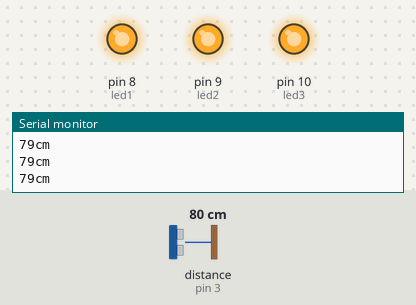
A sketch run on a simulated Arduino Uno, built with avr-gcc and run on an emulated ATmega328P. On the bench: output pins drawn as LEDs (lit = HIGH), the last lines printed to the serial monitor. Wiring (inferred from the names in the program): ultrasonic range finder: trigger pin 2; echo pin 3. The test bench sets the inputs (shaded band); at power-on: distance to the obstacle (sensor on pin 3) 80 cm. The echo pulse lasts 58.3 µs per cm; pins used as bus, display or sensor lines are not drawn.

Above: at 1.2 s.
1.3 s: distance to the obstacle (sensor on pin 3) set to 33 cm
2.8 s: distance to the obstacle (sensor on pin 3) set to 27 cm
At 4.0 s:
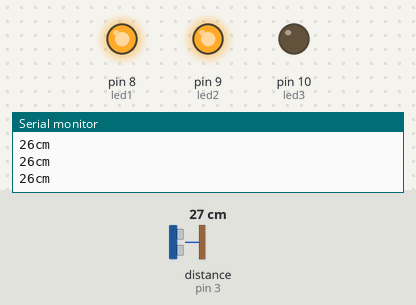
4.4 s: distance to the obstacle (sensor on pin 3) set to 23 cm
5.9 s: distance to the obstacle (sensor on pin 3) set to 18 cm
At 7.2 s:
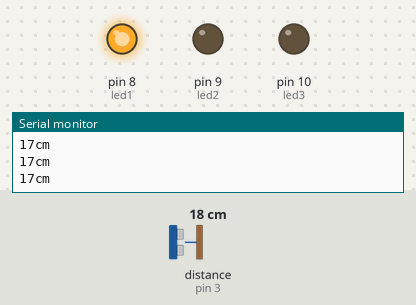
7.5 s: distance to the obstacle (sensor on pin 3) set to 12 cm
9.0 s: distance to the obstacle (sensor on pin 3) set to 9 cm
At 10.3 s:
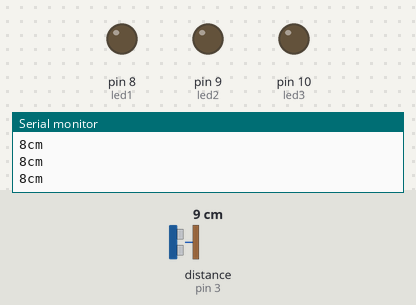
Timing chart, 0 to 11.6 s (numbered marks = the images above; inputs shaded):
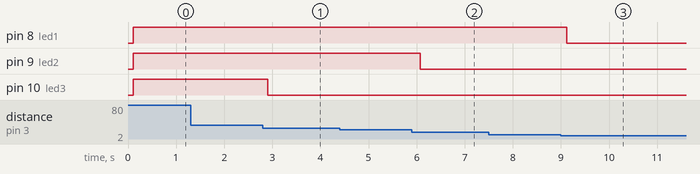

The sketch:

S15_PC3_1.ino
```cpp
int trigger = 2;
int echo = 3;
int led1 = 8;
int led2 = 9;
int led3 = 10;

long distance = 0;

void setup() {
  pinMode(trigger, OUTPUT);
  pinMode(led1, OUTPUT);
  pinMode(led2, OUTPUT);
  pinMode(led3, OUTPUT);
  pinMode(echo, INPUT);

  Serial.begin(9600);
}

void loop() {
  // Logic of sensor HC-SR04
  digitalWrite(trigger, 1);
  delayMicroseconds(10);
  digitalWrite(trigger, 0);
  distance = pulseIn(echo, 1) * 0.017;

  // Report distance in the serial monitor
  Serial.print(distance);
  Serial.println("cm");
  delay(100);

  // Led1 logic
  if(distance < 10) {
    digitalWrite(led1, 0);
    digitalWrite(led2, 0);
    digitalWrite(led3, 0);
  } else if(distance < 20) {
    digitalWrite(led1, 1);
    digitalWrite(led2, 0);
    digitalWrite(led3, 0);
  } else if(distance < 30) {
    digitalWrite(led1, 1);
    digitalWrite(led2, 1);
    digitalWrite(led3, 0);
  } else {
    digitalWrite(led1, 1);
    digitalWrite(led2, 1);
    digitalWrite(led3, 1);
  }
}
```

Measured:
- the behaviour switches between 31 and 30 cm on distance to the obstacle (sensor on pin 3) (found by bisection; images 0 and 1)
- the behaviour switches between 21 and 20 cm on distance to the obstacle (sensor on pin 3) (found by bisection; images 1 and 2)
- the behaviour switches between 11 and 10 cm on distance to the obstacle (sensor on pin 3) (found by bisection; images 2 and 3)
- after the input at 2.8 s, pin 10 (led3): HIGH → LOW after 0.11 s
- after the input at 5.9 s, pin 9 (led2): HIGH → LOW after 0.17 s
- after the input at 9.0 s, pin 8 (led1): HIGH → LOW after 0.12 s
